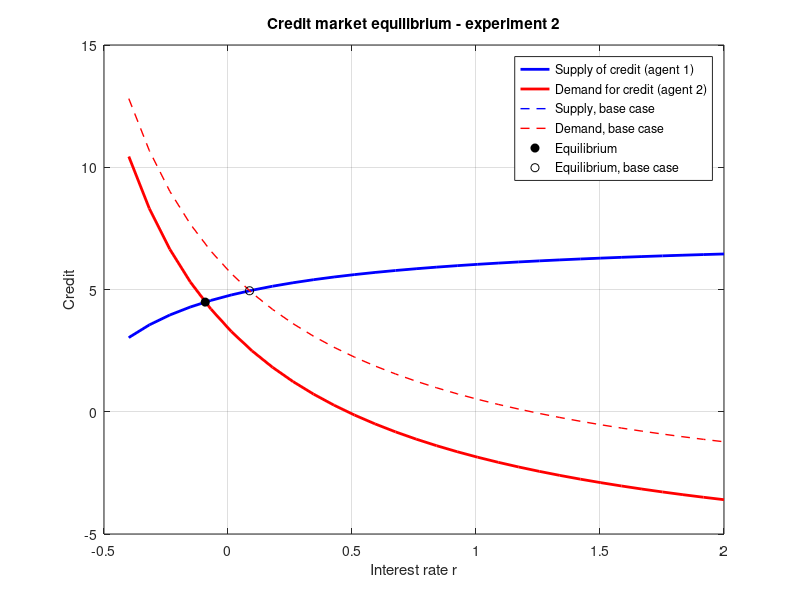

The MATLAB script that drew this image:
% Exercise 1 (b) - agent 1 lender, agent 2 borrower
clear; close all; clc;

experiment = 2; % <- put experiment number (1 to 3)
% 1. beta increases for the borrower to 0.95
% 2. income of borrower in period 1 increases to 15
% 3. income of lender in period 2 increases to 15

% Base case (Part a)
beta_0 = [0.95; 0.90];
w1_0   = [15; 10];
w2_0   = [5; 20];

if experiment == 1
    beta = [0.95; 0.95];
    w1   = [15; 10];
    w2   = [5; 20];
elseif experiment ==2
    beta = [0.95; 0.90];
    w1   = [15; 15];
    w2   = [5; 20];
elseif experiment == 3
    beta = [0.95; 0.90];
    w1   = [15; 10];
    w2   = [15; 20];
end

% Same for the base case
a_0 = beta_0.*w1_0./(1+beta_0);
b_0 = w2_0./(1+beta_0);
r_0 = sum(b_0)/sum(a_0) - 1;
credit_0 = a_0(1) - b_0(1)/(1+r_0);

% Equilibrium interest rate
a = beta.*w1./(1+beta);
b = w2./(1+beta);
r = sum(b)/sum(a) - 1;

% Optimal consumption
c_today    = (w1 + w2./(1+r)) ./ (1+beta);
c_tomorrow = beta./(1+beta) .* ((1+r).*w1 + w2);

% Saving and credit
s      = w1 - c_today;
credit = s(1);
debt   = -s(2);

% Autarky rates
r_aut = b./a - 1;

% Supply and demand of credit
r_grid = linspace(-0.4,2,30);
supply = a(1) - b(1)./(1+r_grid);          % saving of the lender
demand = -(a(2) - b(2)./(1+r_grid));       % borrowing of the borrower

supply_0 = a_0(1) - b_0(1)./(1+r_grid);    % base case
demand_0 = -(a_0(2) - b_0(2)./(1+r_grid));

figure
plot(r_grid, supply, 'b', 'LineWidth', 2)
hold on
plot(r_grid, demand, 'r', 'LineWidth', 2)
plot(r_grid, supply_0, 'b--', 'LineWidth', 1)
plot(r_grid, demand_0, 'r--', 'LineWidth', 1)
plot(r, credit, 'ko', 'MarkerFaceColor', 'k')
plot(r_0, credit_0, 'ko')
xlabel('Interest rate r')
ylabel('Credit')
legend('Supply of credit (agent 1)', 'Demand for credit (agent 2)', ...
       'Supply, base case', 'Demand, base case', 'Equilibrium', 'Equilibrium, base case')
title(sprintf('Credit market equilibrium - experiment %d', experiment))
grid on

% Results
fprintf('r* = %.4f\n', r)
fprintf('Autarky rates: agent 1 = %.4f, agent 2 = %.4f\n', r_aut(1), r_aut(2))
fprintf('Credit supplied by agent 1 = %.4f\n', credit)
fprintf('Debt of agent 2            = %.4f\n', debt)
fprintf('Agent 1: c1 = %.4f, c2 = %.4f\n', c_today(1), c_tomorrow(1))
fprintf('Agent 2: c1 = %.4f, c2 = %.4f\n', c_today(2), c_tomorrow(2))
fprintf('Check, sum of savings = %.2e\n', sum(s))
